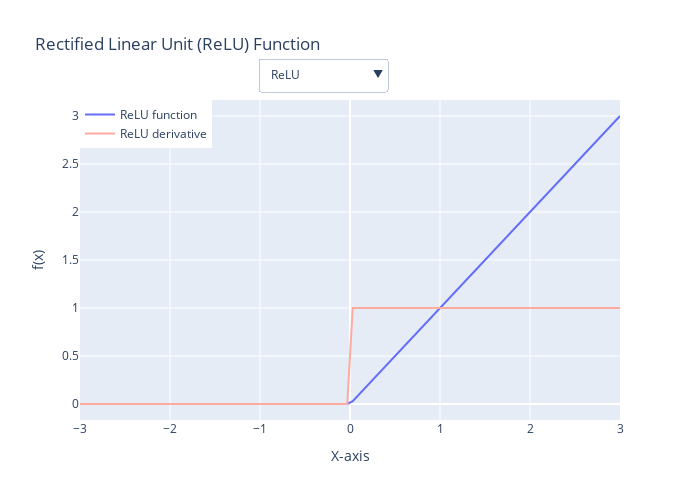

The cell this chart's notebook holds for it:
### Code cell
import numpy as np
import plotly.graph_objects as go
from plotly.subplots import make_subplots

def relu(x):
    return np.maximum(0, x)

def relu_derivative(x):
    return np.where(x > 0, 1, 0)

x = np.linspace(-3, 3, 100)
relu_values = relu(x)
relu_derivative_values = relu_derivative(x)

fig = make_subplots(rows=1, cols=1)

relu_trace = go.Scatter(x=x, y=relu_values, mode='lines', name='ReLU function')
relu_derivative_trace = go.Scatter(x=x, y=relu_derivative_values, mode='lines', name='ReLU derivative', line=dict(color='#FDAB9F'))

relu_title = "Rectified Linear Unit (ReLU) Function"
relu_derivative_title = "ReLU Derivative"

buttons = [
    {
        "label": "ReLU",
        "method": "update",
        "args": [{"visible": [True, False]}, {"title": relu_title}],
    },
    {
        "label": "ReLU Derivative",
        "method": "update",
        "args": [{"visible": [False, True]}, {"title": relu_derivative_title}],
    },
    {
        "label": "Both",
        "method": "update",
        "args": [{"visible": [True, True]}, {"title": "Both Plots"}],
    },
]

fig.update_layout(
    updatemenus=[
        {
            "buttons": buttons,
            "direction": "down",
            "pad": {"r": 10, "t": 10},  
            "showactive": True,
            "x": 0.33,
            "xanchor": "left",
            "y": 1.163,
            "yanchor": "top"
        },
    ],
    title=relu_title, 
    xaxis_title="X-axis",
    yaxis_title="f(x)",
    showlegend=True,
    legend=dict(x=0, y=1, traceorder='normal'),
    height=500,
    width=700,
)

fig.add_trace(relu_trace)
fig.add_trace(relu_derivative_trace)

fig.show()

### Figure 1 — Plotly figure (JSON) as saved in the notebook; plotly's stock layout.template omitted (floating-point values rounded to 4 significant figures)
{"data": [{"mode": "lines", "name": "ReLU function", "type": "scatter", "x": [-3, -2.939, -2.879, -2.818, -2.758, -2.697, -2.636, -2.576, -2.515, -2.455, -2.394, -2.333, -2.273, -2.212, -2.152, -2.091, -2.03, -1.97, -1.909, -1.848, -1.788, -1.727, -1.667, -1.606, -1.545, -1.485, -1.424, -1.364, -1.303, -1.242, -1.182, -1.121, -1.061, -1, -0.9394, -0.8788, -0.8182, -0.7576, -0.697, -0.6364, -0.5758, -0.5152, -0.4545, -0.3939, -0.3333, -0.2727, -0.2121, -0.1515, -0.09091, -0.0303, 0.0303, 0.09091, 0.1515, 0.2121, 0.2727, 0.3333, 0.3939, 0.4545, 0.5152, 0.5758, 0.6364, 0.697, 0.7576, 0.8182, 0.8788, 0.9394, 1, 1.061, 1.121, 1.182, 1.242, 1.303, 1.364, 1.424, 1.485, 1.545, 1.606, 1.667, 1.727, 1.788, 1.848, 1.909, 1.97, 2.03, 2.091, 2.152, 2.212, 2.273, 2.333, 2.394, 2.455, 2.515, 2.576, 2.636, 2.697, 2.758, 2.818, 2.879, 2.939, 3], "y": [0, 0, 0, 0, 0, 0, 0, 0, 0, 0, 0, 0, 0, 0, 0, 0, 0, 0, 0, 0, 0, 0, 0, 0, 0, 0, 0, 0, 0, 0, 0, 0, 0, 0, 0, 0, 0, 0, 0, 0, 0, 0, 0, 0, 0, 0, 0, 0, 0, 0, 0.0303, 0.09091, 0.1515, 0.2121, 0.2727, 0.3333, 0.3939, 0.4545, 0.5152, 0.5758, 0.6364, 0.697, 0.7576, 0.8182, 0.8788, 0.9394, 1, 1.061, 1.121, 1.182, 1.242, 1.303, 1.364, 1.424, 1.485, 1.545, 1.606, 1.667, 1.727, 1.788, 1.848, 1.909, 1.97, 2.03, 2.091, 2.152, 2.212, 2.273, 2.333, 2.394, 2.455, 2.515, 2.576, 2.636, 2.697, 2.758, 2.818, 2.879, 2.939, 3]}, {"line": {"color": "#FDAB9F"}, "mode": "lines", "name": "ReLU derivative", "type": "scatter", "x": [-3, -2.939, -2.879, -2.818, -2.758, -2.697, -2.636, -2.576, -2.515, -2.455, -2.394, -2.333, -2.273, -2.212, -2.152, -2.091, -2.03, -1.97, -1.909, -1.848, -1.788, -1.727, -1.667, -1.606, -1.545, -1.485, -1.424, -1.364, -1.303, -1.242, -1.182, -1.121, -1.061, -1, -0.9394, -0.8788, -0.8182, -0.7576, -0.697, -0.6364, -0.5758, -0.5152, -0.4545, -0.3939, -0.3333, -0.2727, -0.2121, -0.1515, -0.09091, -0.0303, 0.0303, 0.09091, 0.1515, 0.2121, 0.2727, 0.3333, 0.3939, 0.4545, 0.5152, 0.5758, 0.6364, 0.697, 0.7576, 0.8182, 0.8788, 0.9394, 1, 1.061, 1.121, 1.182, 1.242, 1.303, 1.364, 1.424, 1.485, 1.545, 1.606, 1.667, 1.727, 1.788, 1.848, 1.909, 1.97, 2.03, 2.091, 2.152, 2.212, 2.273, 2.333, 2.394, 2.455, 2.515, 2.576, 2.636, 2.697, 2.758, 2.818, 2.879, 2.939, 3], "y": [0, 0, 0, 0, 0, 0, 0, 0, 0, 0, 0, 0, 0, 0, 0, 0, 0, 0, 0, 0, 0, 0, 0, 0, 0, 0, 0, 0, 0, 0, 0, 0, 0, 0, 0, 0, 0, 0, 0, 0, 0, 0, 0, 0, 0, 0, 0, 0, 0, 0, 1, 1, 1, 1, 1, 1, 1, 1, 1, 1, 1, 1, 1, 1, 1, 1, 1, 1, 1, 1, 1, 1, 1, 1, 1, 1, 1, 1, 1, 1, 1, 1, 1, 1, 1, 1, 1, 1, 1, 1, 1, 1, 1, 1, 1, 1, 1, 1, 1, 1]}], "layout": {"height": 500, "legend": {"traceorder": "normal", "x": 0, "y": 1}, "showlegend": true, "title": {"text": "Rectified Linear Unit (ReLU) Function"}, "updatemenus": [{"buttons": [{"args": [{"visible": [true, false]}, {"title": "Rectified Linear Unit (ReLU) Function"}], "label": "ReLU", "method": "update"}, {"args": [{"visible": [false, true]}, {"title": "ReLU Derivative"}], "label": "ReLU Derivative", "method": "update"}, {"args": [{"visible": [true, true]}, {"title": "Both Plots"}], "label": "Both", "method": "update"}], "direction": "down", "pad": {"r": 10, "t": 10}, "showactive": true, "x": 0.33, "xanchor": "left", "y": 1.163, "yanchor": "top"}], "width": 700, "xaxis": {"anchor": "y", "domain": [0, 1], "title": {"text": "X-axis"}}, "yaxis": {"anchor": "x", "domain": [0, 1], "title": {"text": "f(x)"}}}}
